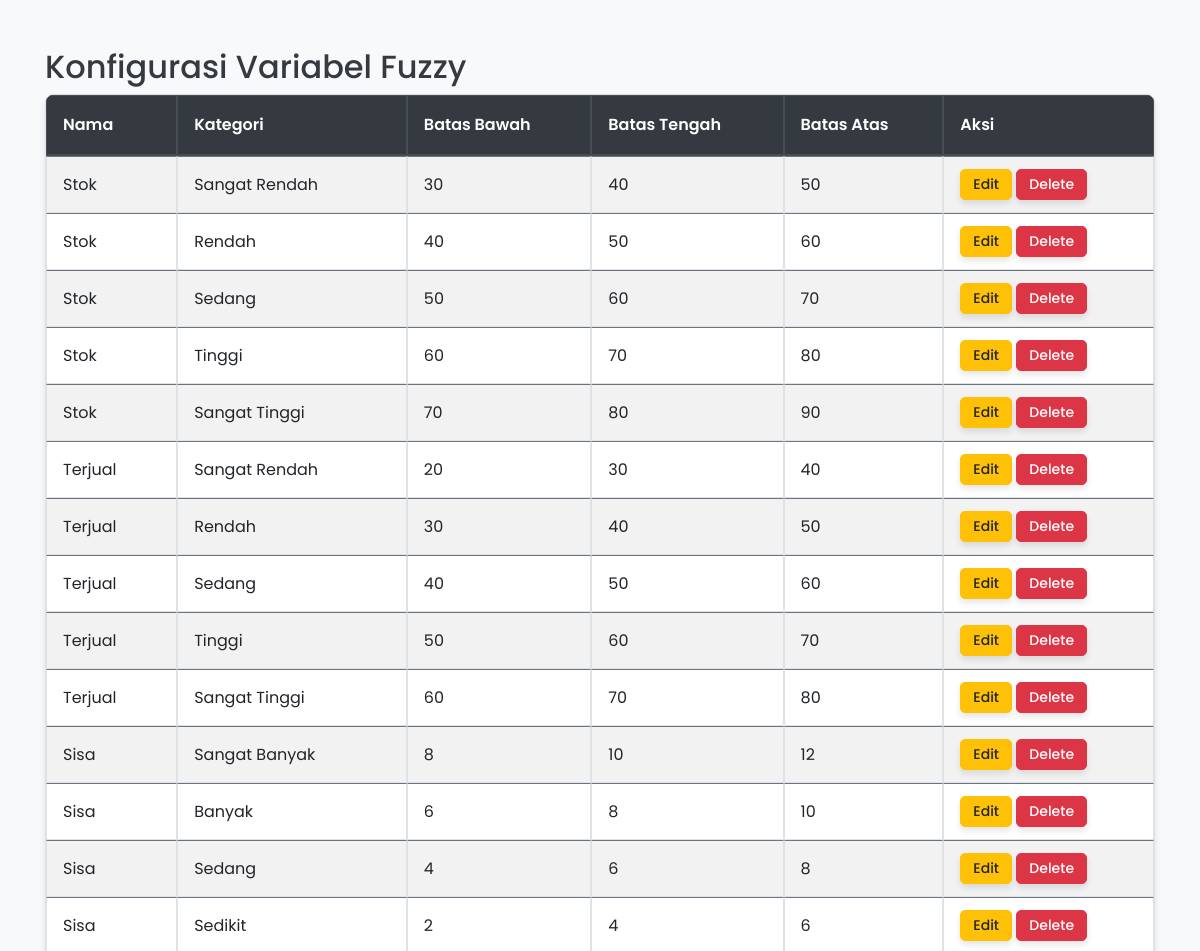
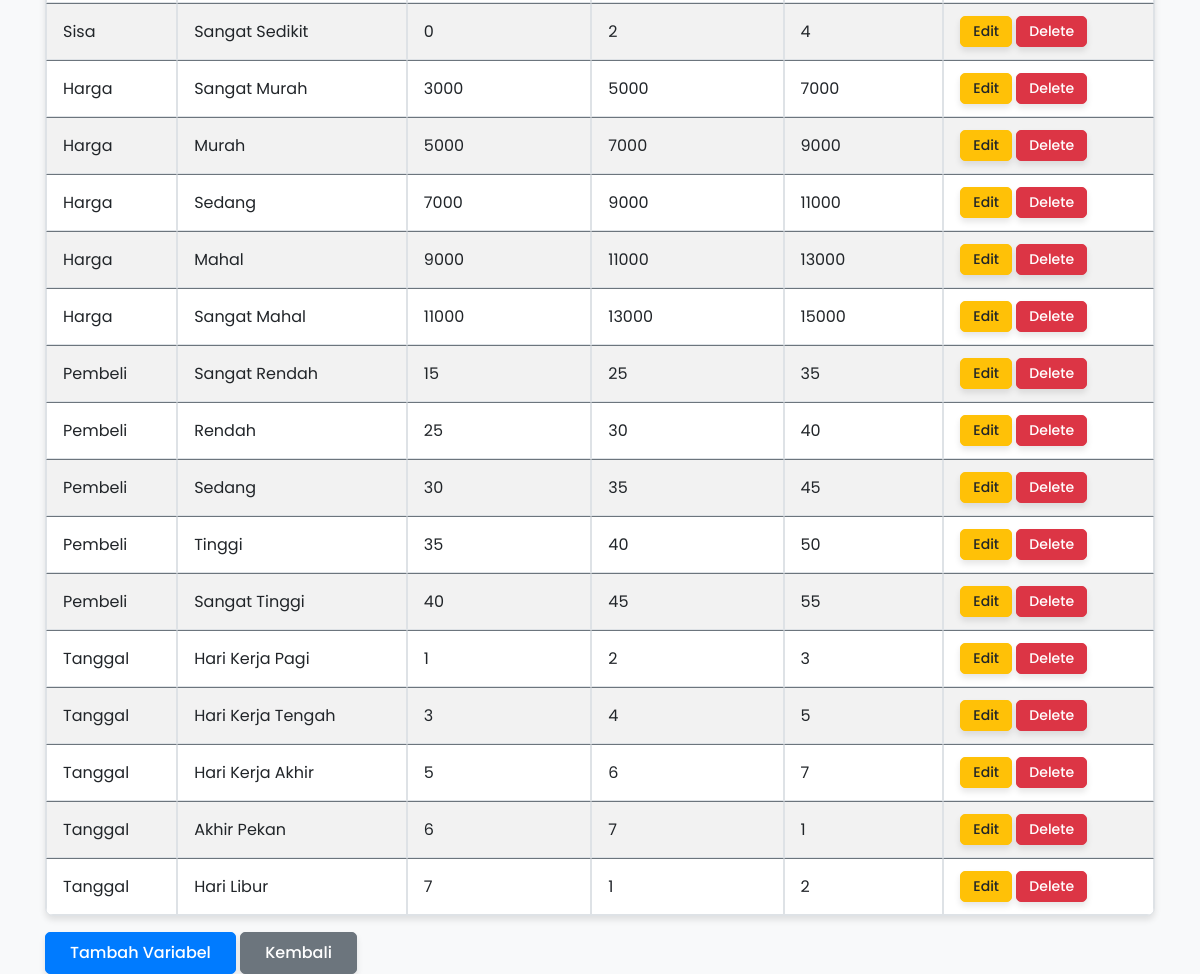
Screenshot of /index.php/roti/fuzzy_variables with the database file from the repository (2 pictures, top to bottom).
### tables this page shows
CREATE TABLE IF NOT EXISTS `fuzzy_variables` (
  `id` int NOT NULL AUTO_INCREMENT,
  `nama` varchar(50) NOT NULL,
  `kategori` varchar(50) NOT NULL,
  `batas_bawah` int NOT NULL,
  `batas_tengah` int NOT NULL,
  `batas_atas` int NOT NULL,
  PRIMARY KEY (`id`)
);

### application/controllers/Roti.php (called while the page is built, shortened)
<?php
class Roti extends CI_Controller {
    public function __construct() {
        $this->load->model('Roti_model');
        $this->load->helper('url');
    }
    public function fuzzy_variables() {
        $data['variables'] = $this->Roti_model->get_fuzzy_variables();
        $this->load->view('fuzzy_variables', $data);
    }
}

### index.php (called while the page is built, shortened)
<?php
require_once BASEPATH.'core/CodeIgniter.php';

### application/models/Roti_model.php (called while the page is built, shortened)
<?php
class Roti_model extends CI_Model {
    public function get_fuzzy_variables() {
        return $this->db->get('fuzzy_variables')->result();
    }
}

### application/views/fuzzy_variables.php (the view, shortened to what this page needs)
<!DOCTYPE html>
<html lang="en">
<head>
   <link rel="stylesheet" href="https://cdn.jsdelivr.net/npm/bootstrap@4.6.2/dist/css/bootstrap.min.css">
   <link rel="stylesheet" href="<?php echo base_url('assets/styles.css') ?>">
</head>
<body>
    <div class="container mt-5">
        <h2>Konfigurasi Variabel Fuzzy</h2>
        <table class="table table-bordered table-striped">
            <thead class="thead-dark">
                <tr>
                    <th>Nama</th>
                    <th>Kategori</th>
                    <th>Batas Bawah</th>
                    <th>Batas Tengah</th>
                    <th>Batas Atas</th>
                    <th>Aksi</th>
                </tr>
            </thead>
            <tbody>
                <?php foreach ($variables as $v): ?>
                <tr>
                    <td><?= $v->nama ?></td>
                    <td><?= $v->kategori ?></td>
                    <td><?= $v->batas_bawah ?></td>
                    <td><?= $v->batas_tengah ?></td>
                    <td><?= $v->batas_atas ?></td>
                    <td>
                        <a href="<?= base_url('roti/edit_variable/'.$v->id) ?>" class="btn btn-sm btn-warning">Edit</a>
                        <a href="<?= base_url('roti/delete_variable/'.$v->id) ?>" class="btn btn-sm btn-danger" onclick="return confirm('Yakin hapus?')">Delete</a>
                    </td>
                </tr>
                <?php endforeach; ?>
            </tbody>
        </table>
        <div class="mt-3">
            <a href="<?= base_url('roti/add_variable') ?>" class="btn btn-primary">Tambah Variabel</a>
            <a href="<?= base_url('roti') ?>" class="btn btn-secondary">Kembali</a>
        </div>
    </div>
</body>
</html>

### assets/styles.css (style rules this page uses)
:root { --primary-color: #007bff; --secondary-color: #6c757d; --success-color: #28a745; --info-color: #17a2b8; --warning-color: #ffc107; --danger-color: #dc3545; --light-color: #f8f9fa; --dark-color: #343a40; --font-family: 'Poppins', sans-serif; --transition-speed: 0.3s; --box-shadow-light: 0 4px 6px rgba(0, 0, 0, 0.1); --box-shadow-hover: 0 8px 16px rgba(0, 0, 0, 0.2); }
body { font-family: var(--font-family); background-color: var(--light-color); color: var(--dark-color); line-height: 1.6; transition: background-color var(--transition-speed); }
.table { width: 100%; border-collapse: separate; border-spacing: 0; background-color: white; box-shadow: var(--box-shadow-light); border-radius: 8px; overflow: hidden; animation: fadeInUp 0.5s ease-in-out; }
.table thead th { background-color: var(--dark-color); color: white; font-weight: 600; padding: 1rem; text-align: left; border-bottom: 2px solid var(--secondary-color); position: sticky; top: 0; z-index: 10; }
.table tbody tr { transition: background-color var(--transition-speed), transform var(--transition-speed); }
.table td, .table th { padding: 0.75rem 1rem; vertical-align: middle; border-top: 1px solid var(--secondary-color); }
.btn { font-weight: 500; padding: 0.5rem 1.5rem; border-radius: 5px; transition: all var(--transition-speed); box-shadow: var(--box-shadow-light); }
.btn-primary { background-color: var(--primary-color); border-color: var(--primary-color); }
.btn-sm { padding: 0.25rem 0.75rem; font-size: 0.875rem; }

### rows the page displays
fuzzy_variables: nama "Stok", kategori "Sangat Rendah", batas_bawah "30", batas_tengah "40", batas_atas "50"
fuzzy_variables: nama "Stok", kategori "Rendah", batas_bawah "40", batas_tengah "50", batas_atas "60"
fuzzy_variables: nama "Stok", kategori "Sedang", batas_bawah "50", batas_tengah "60", batas_atas "70"
fuzzy_variables: nama "Stok", kategori "Tinggi", batas_bawah "60", batas_tengah "70", batas_atas "80"
fuzzy_variables: nama "Stok", kategori "Sangat Tinggi", batas_bawah "70", batas_tengah "80", batas_atas "90"
fuzzy_variables: nama "Terjual", kategori "Sangat Rendah", batas_bawah "20", batas_tengah "30", batas_atas "40"
fuzzy_variables: nama "Terjual", kategori "Rendah", batas_bawah "30", batas_tengah "40", batas_atas "50"
fuzzy_variables: nama "Terjual", kategori "Sedang", batas_bawah "40", batas_tengah "50", batas_atas "60"
fuzzy_variables: nama "Terjual", kategori "Tinggi", batas_bawah "50", batas_tengah "60", batas_atas "70"
fuzzy_variables: nama "Terjual", kategori "Sangat Tinggi", batas_bawah "60", batas_tengah "70", batas_atas "80"
fuzzy_variables: nama "Sisa", kategori "Sangat Banyak", batas_bawah "8", batas_tengah "10", batas_atas "12"
fuzzy_variables: nama "Sisa", kategori "Banyak", batas_bawah "6", batas_tengah "8", batas_atas "10"
fuzzy_variables: nama "Sisa", kategori "Sedang", batas_bawah "4", batas_tengah "6", batas_atas "8"
fuzzy_variables: nama "Sisa", kategori "Sedikit", batas_bawah "2", batas_tengah "4", batas_atas "6"
fuzzy_variables: nama "Sisa", kategori "Sangat Sedikit", batas_bawah "0", batas_tengah "2", batas_atas "4"
fuzzy_variables: nama "Harga", kategori "Sangat Murah", batas_bawah "3000", batas_tengah "5000", batas_atas "7000"
fuzzy_variables: nama "Harga", kategori "Murah", batas_bawah "5000", batas_tengah "7000", batas_atas "9000"
fuzzy_variables: nama "Harga", kategori "Sedang", batas_bawah "7000", batas_tengah "9000", batas_atas "11000"
fuzzy_variables: nama "Harga", kategori "Mahal", batas_bawah "9000", batas_tengah "11000", batas_atas "13000"
fuzzy_variables: nama "Harga", kategori "Sangat Mahal", batas_bawah "11000", batas_tengah "13000", batas_atas "15000"
fuzzy_variables: nama "Pembeli", kategori "Sangat Rendah", batas_bawah "15", batas_tengah "25", batas_atas "35"
fuzzy_variables: nama "Pembeli", kategori "Rendah", batas_bawah "25", batas_tengah "30", batas_atas "40"
fuzzy_variables: nama "Pembeli", kategori "Sedang", batas_bawah "30", batas_tengah "35", batas_atas "45"
fuzzy_variables: nama "Pembeli", kategori "Tinggi", batas_bawah "35", batas_tengah "40", batas_atas "50"
fuzzy_variables: nama "Pembeli", kategori "Sangat Tinggi", batas_bawah "40", batas_tengah "45", batas_atas "55"
fuzzy_variables: nama "Tanggal", kategori "Hari Kerja Pagi", batas_bawah "1", batas_tengah "2", batas_atas "3"
fuzzy_variables: nama "Tanggal", kategori "Hari Kerja Tengah", batas_bawah "3", batas_tengah "4", batas_atas "5"
fuzzy_variables: nama "Tanggal", kategori "Hari Kerja Akhir", batas_bawah "5", batas_tengah "6", batas_atas "7"
fuzzy_variables: nama "Tanggal", kategori "Akhir Pekan", batas_bawah "6", batas_tengah "7", batas_atas "1"
fuzzy_variables: nama "Tanggal", kategori "Hari Libur", batas_bawah "7", batas_tengah "1", batas_atas "2"
